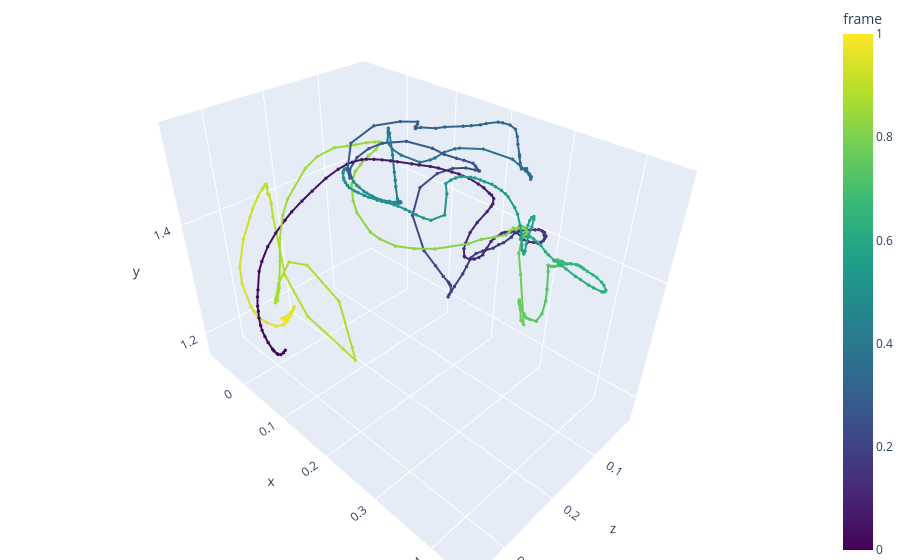

Here is the notebook cell this chart was saved with:
### Code cell
fig = plot_static_traj(clip["rightIndexTip"])
fig.show()

### Figure 1 — Plotly figure (JSON) as saved in the notebook; plotly's stock layout.template omitted (floating-point values rounded to 4 significant figures; data arrays with more than 128 entries replaced by an {"elided": "..."} marker saying what was removed)
{"data": [{"line": {"color": {"elided": "1096 float values"}, "colorscale": [[0, "#440154"], [0.1111, "#482878"], [0.2222, "#3e4989"], [0.3333, "#31688e"], [0.4444, "#26828e"], [0.5556, "#1f9e89"], [0.6667, "#35b779"], [0.7778, "#6ece58"], [0.8889, "#b5de2b"], [1, "#fde725"]], "width": 4}, "marker": {"color": {"elided": "1096 float values"}, "colorbar": {"title": {"text": "frame"}}, "colorscale": [[0, "#440154"], [0.1111, "#482878"], [0.2222, "#3e4989"], [0.3333, "#31688e"], [0.4444, "#26828e"], [0.5556, "#1f9e89"], [0.6667, "#35b779"], [0.7778, "#6ece58"], [0.8889, "#b5de2b"], [1, "#fde725"]], "size": 2}, "mode": "lines+markers", "text": {"elided": "1096 str values"}, "type": "scatter3d", "x": {"elided": "1096 float values"}, "y": {"elided": "1096 float values"}, "z": {"elided": "1096 float values"}}], "layout": {"margin": {"b": 0, "l": 0, "r": 0, "t": 0}, "scene": {"aspectmode": "data", "camera": {"up": {"x": 0, "y": 1, "z": 0}}}}}
